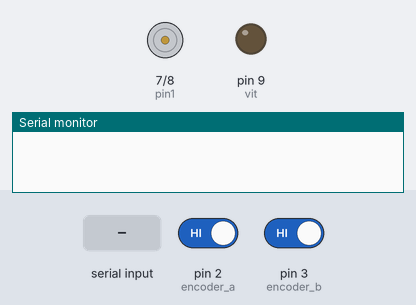
Simulated run of this sketch. Board: Arduino Uno, built with avr-gcc and run on an emulated ATmega328P. Parts: motor-driver pin pairs drawn as motors (green arrow = first pin HIGH = forward, orange = second pin HIGH = backward, longer = more drive), output pins drawn as LEDs (lit = HIGH), the last lines printed to the serial monitor. The test bench sets the inputs (shaded band); at power-on: pin 2 (encoder_a) HIGH, pin 3 (encoder_b) HIGH.

Above: at 1.2 s.
1.3 s: "90,45\n" received over Serial
At 2.9 s:
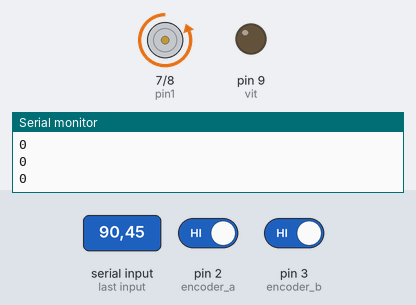
4.0 s: "30,150\n" received over Serial
At 4.9 s:
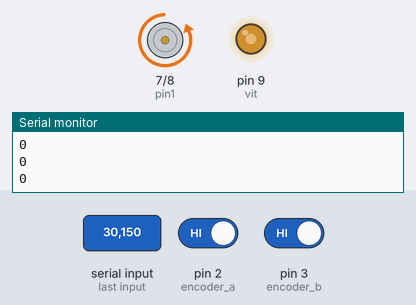
6.7 s: "200\n" received over Serial
At 7.3 s:
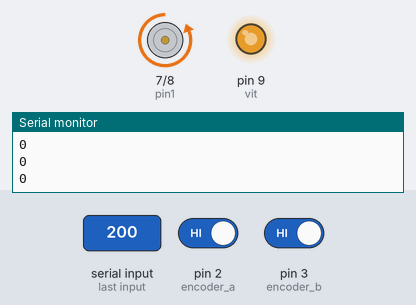
Timing chart, 0 to 9.7 s (numbered marks = the images above; inputs shaded):
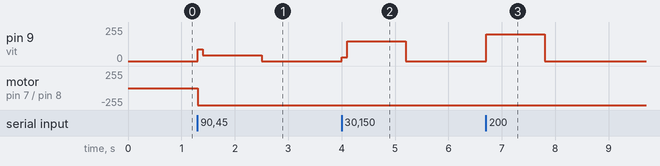

Measured:
- after the input at 1.3 s, pin 9 (vit): 0/255 → 90/255 at once, → 45/255 0.10 s later, → 0/255 1.1 s later; motor on pin 7 (pin1) / pin 8 (pin2): stopped → backward 255/255 at once
- after the input at 4.0 s, pin 9 (vit): 0/255 → 30/255 at once, → 150/255 0.10 s later, → 0/255 1.1 s later
- after the input at 6.7 s, pin 9 (vit): 0/255 → 200/255 at once, → 0/255 1.1 s later

The sketch:

Arduino_Code_SCADA-Speed_Control-DC_Motor.ino
```cpp
 // MOTEUR
  int pin1 =7; //DC1
  int pin2 =8; //DC2
  int vit=9;
  char commande=0 ;
  float PWM ;
  // ENCODEUR
const int encoder_a = 2; // Pin 2
const int encoder_b = 3; // Pin 3
long encoder_pulse_counter = 0;
long direction = 1;
void encoderPinChangeA()
  {
    encoder_pulse_counter += 1;
    direction = digitalRead(encoder_a) == digitalRead(encoder_b) ? -1 : 1;
}

void encoderPinChangeB()
{
    encoder_pulse_counter += 1;
    direction = digitalRead(encoder_a) != digitalRead(encoder_b) ? -1 : 1;
}
void setup() {
  Serial.begin(9600);
  pinMode(pin1,OUTPUT);
  pinMode(vit,OUTPUT);
  pinMode(pin2,OUTPUT);
  pinMode(encoder_a, INPUT_PULLUP);
  pinMode(encoder_b, INPUT_PULLUP);
  attachInterrupt(0, encoderPinChangeA, CHANGE);
  attachInterrupt(1, encoderPinChangeB, CHANGE);
}

void loop() {

 if(Serial.available()>0){

    PWM = Serial.parseInt();
    analogWrite(vit,PWM);
    digitalWrite(pin1,LOW);
    digitalWrite(pin2,HIGH);
    long speed = (encoder_pulse_counter/400.00)*60; // encodeur a 400 pulsations par revolution
    //Serial.print("RPM: ");
    Serial.println(direction*speed);
    encoder_pulse_counter = 0; // effacer variable pour recalculer
    delay(100);

     }}
```
